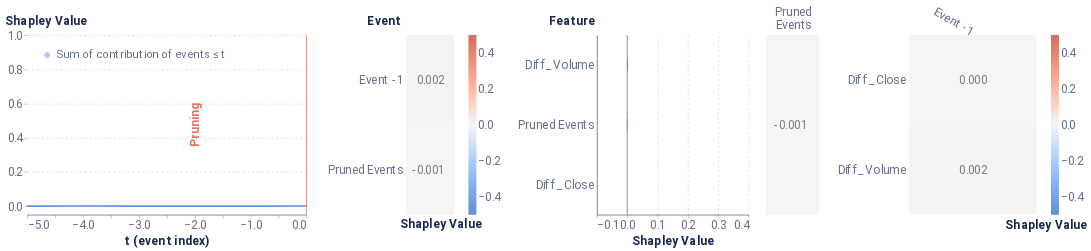

The cell this chart's notebook holds for it:
### Code cell
sample_data = X_train[1].reshape(1,5,2)
##Local Report
plot_feats = {'Diff_Close':'Diff_Close', 'Diff_Volume':'Diff_Volume'}
pruning_dict = {'tol': 0.025}
event_dict = {'rs': 42, 'nsamples': 32000}
feature_dict = {'rs': 42, 'nsamples': 32000, 'feature_names': model_features, 'plot_features': plot_feats}
cell_dict = {'rs': 42, 'nsamples': 32000, 'top_x_feats': 2, 'top_x_events': 2}
local_report(f, sample_data, pruning_dict, event_dict, feature_dict, cell_dict=cell_dict, entity_uuid=1, entity_col='index', baseline=average_event)

### Figure 1 — Vega-Lite specification as saved in the notebook (floating-point values rounded to 4 significant figures)
{"config": {"axis": {"domain": true, "domainColor": "#666F89", "grid": false, "gridCap": "round", "gridColor": "#B3B7C4", "gridDash": [2, 4], "gridWidth": 0.5, "labelColor": "#666F89", "labelFont": "Roboto, Arial, sans-serif", "labelPadding": 2, "tickColor": "#666F89", "tickOpacity": 0.5, "tickSize": 4, "titleColor": "#19274E", "titleFont": "Roboto, Arial, sans-serif", "titleFontSize": 12}, "axisBand": {"domain": true, "labelPadding": 4, "ticks": false}, "axisY": {"domain": false, "titleAlign": "left", "titleAngle": 0, "titleX": -20, "titleY": -10}, "legend": {"labelColor": "#666F89", "labelFont": "Roboto, Arial, sans-serif", "labelFontSize": 12, "symbolSize": 40, "titleColor": "#19274E", "titleFont": "Roboto, Arial, sans-serif", "titleFontSize": 12, "titlePadding": 4}, "arc": {"stroke": "#FFFFFF", "strokeWidth": 1}, "bar": {"fill": "#2770EB", "stroke": null}, "line": {"stroke": "#2770EB", "strokeWidth": 2}, "path": {"stroke": "#2770EB", "strokeWidth": 0.5}, "point": {"fill": "#2770EB", "shape": "circle", "filled": true}, "rect": {"fill": "#2770EB"}, "rule": {"stroke": "#666F89"}, "shape": {"stroke": "#2770EB"}, "text": {"color": "#19274E", "font": "Roboto, Arial, sans-serif", "fontSize": 12}, "range": {"category": ["#2770EB", "#77B98A", "#DA5252", "#FFC400", "#A87AEA", "#00A39E", "#19274E"], "diverging": ["#006360", "#2BB3AE", "#96D9D7", "#FFFFFF", "#EDAAAA", "#DA5252", "#811D1D"], "heatmap": ["#18448F", "#1B4EA5", "#2770EB", "#4C88EE", "#82ACF3", "#A6C4F7", "#E9F1FD"], "ramp": ["#18448F", "#1B4EA5", "#2770EB", "#4C88EE", "#82ACF3", "#A6C4F7", "#E9F1FD"]}, "background": "#FFFFFF", "group": {"fill": "#FFFFFF"}, "header": {"labelColor": "#19274E", "labelFont": "Roboto, Arial, sans-serif", "labelFontSize": 12, "titleColor": "#19274E", "titleFont": "Roboto, Arial, sans-serif", "titleFontSize": 16}, "title": {"anchor": "start", "color": "#19274E", "font": "Roboto, Arial, sans-serif", "fontSize": 20, "fontWeight": "bold", "offset": 20, "subtitleColor": "#19274E", "subtitleFontSize": 16}, "view": {"continuousHeight": 300, "continuousWidth": 400, "stroke": "transparent"}}, "hconcat": [{"layer": [{"mark": {"type": "area", "opacity": 0.5}, "encoding": {"color": {"field": "Coalition", "legend": {"fillColor": "white", "labelFontSize": 14, "labelLimit": 0, "orient": "top-left", "symbolSize": 50, "symbolStrokeWidth": 0, "title": null}, "scale": {"domain": ["Sum of contribution of events ≤ t"], "range": ["#618FE0"]}, "type": "nominal"}, "x": {"axis": {"labelFontSize": 15, "title": "t (event index)", "titleFontSize": 15}, "field": "t (event index)", "type": "quantitative"}, "y": {"axis": {"grid": true, "labelFontSize": 15, "titleFontSize": 15, "titleX": -28}, "field": "Shapley Value", "scale": {"domain": [-0.05, 1]}, "type": "quantitative"}}}, {"mark": "line", "encoding": {"color": {"field": "Coalition", "legend": {"fillColor": "white", "labelFontSize": 14, "labelLimit": 0, "orient": "top-left", "symbolSize": 50, "symbolStrokeWidth": 0, "title": null}, "scale": {"domain": ["Sum of contribution of events ≤ t"], "range": ["#618FE0"]}, "type": "nominal"}, "x": {"axis": {"labelFontSize": 15, "title": "t (event index)", "titleFontSize": 15}, "field": "t (event index)", "type": "quantitative"}, "y": {"axis": {"grid": true, "labelFontSize": 15, "titleFontSize": 15, "titleX": -28}, "field": "Shapley Value", "scale": {"domain": [-0.05, 1]}, "type": "quantitative"}}}, {"data": {"name": "data-9c00aa9dc2b1c1a0b4bf9b34ead12925"}, "mark": {"type": "rule", "color": "#E17560"}, "encoding": {"x": {"field": "x", "type": "quantitative"}}}, {"data": {"name": "data-127505a03b066a5f27631121330f417d"}, "mark": {"type": "text", "angle": 270, "color": "#E17560", "fontSize": 15, "fontWeight": "bold", "text": "Pruning"}, "encoding": {"x": {"field": "x", "type": "quantitative"}}}], "data": {"name": "data-6853a7629f6fd2121658932892260d81"}, "height": 225, "width": 350}, {"layer": [{"mark": "rect", "encoding": {"color": {"field": "rounded", "legend": {"gradientLength": 225, "gradientThickness": 10, "labelFontSize": 15, "orient": "right"}, "scale": {"domain": [-0.5, 0.5], "range": ["#5f8fd6", "#99c3fb", "#f5f5f5", "#ffaa92", "#d16f5b"]}, "title": null, "type": "quantitative"}, "x": {"axis": {"title": "Shapley Value", "titleFontSize": 15}, "field": "column", "type": "ordinal"}, "y": {"axis": {"domain": false, "labelFontSize": 15, "title": "Event", "titleFontSize": 15, "titleX": -49}, "field": "Feature", "sort": ["Event -1", "Pruned Events"], "type": "ordinal"}}}, {"mark": {"type": "text", "align": "right", "baseline": "middle", "color": "#798184", "dx": 18, "fontSize": 15}, "encoding": {"text": {"field": "rounded_str", "type": "nominal"}, "x": {"axis": {"domain": false, "labels": false, "title": "Shapley Value", "titleX": 43}, "field": "column", "type": "ordinal"}, "y": {"axis": {"domain": false, "labelFontSize": 15, "title": "Event", "titleFontSize": 15, "titleX": -49}, "field": "Feature", "sort": ["Event -1", "Pruned Events"], "type": "ordinal"}}}], "data": {"name": "data-50ce6421709a7de9f5afd4ca72abcfa0"}, "height": 225, "width": 60}, {"layer": [{"data": {"name": "data-33633b740395c3cf21b5f981da0f4f6c"}, "mark": {"type": "bar", "size": 15, "thickness": 1}, "encoding": {"x": {"axis": {"grid": true, "labelFontSize": 15, "title": "Shapley Value", "titleFontSize": 15}, "field": "Shapley Value", "scale": {"domain": [-0.1, 0.4]}, "type": "quantitative"}, "y": {"axis": {"labelFontSize": 15, "title": "Feature", "titleFontSize": 15, "titleX": -61}, "field": "Feature", "sort": {"field": "sort_col", "order": "descending"}, "type": "nominal"}}}, {"data": {"name": "data-9c00aa9dc2b1c1a0b4bf9b34ead12925"}, "mark": {"type": "rule", "color": "#798184"}, "encoding": {"x": {"field": "x", "type": "quantitative"}}}], "height": 225, "width": 190}, {"hconcat": [{"layer": [{"mark": "rect", "encoding": {"color": {"field": "rounded", "legend": null, "scale": {"domain": [-0.5, 0.5], "range": ["#5f8fd6", "#99c3fb", "#f5f5f5", "#ffaa92", "#d16f5b"]}, "title": null, "type": "quantitative"}, "x": {"axis": {"titleFontSize": 15}, "field": "Event", "type": "nominal"}, "y": {"axis": {"domain": false, "labels": false, "title": null}, "field": "Feature", "type": "nominal"}}}, {"mark": {"type": "text", "align": "right", "baseline": "middle", "color": "#798184", "dx": 18, "fontSize": 15}, "encoding": {"text": {"field": "rounded_str", "type": "nominal"}, "x": {"axis": {"domain": false, "labelAngle": 0, "labelFontSize": 15, "labelOffset": 24, "labelPadding": 30, "orient": "top", "title": null}, "field": "Event", "type": "nominal"}, "y": {"axis": {"domain": false, "labels": false, "title": null}, "field": "Feature", "type": "nominal"}}}], "data": {"name": "data-15f494722b9e3f03a94b0116ec33a717"}, "height": 225, "width": 66.67}, {"layer": [{"mark": "rect", "encoding": {"color": {"field": "rounded", "legend": {"gradientLength": 225, "gradientThickness": 10, "labelFontSize": 15, "orient": "right"}, "scale": {"domain": [-0.5, 0.5], "range": ["#5f8fd6", "#99c3fb", "#f5f5f5", "#ffaa92", "#d16f5b"]}, "title": null, "type": "quantitative"}, "x": {"axis": {"titleFontSize": 15}, "field": "Event", "sort": ["Event -1"], "type": "nominal"}, "y": {"axis": {"domain": false, "labelFontSize": 15, "title": null}, "field": "Feature", "sort": ["Diff_Close", "Diff_Volume"], "type": "nominal"}}}, {"mark": {"type": "text", "align": "right", "baseline": "middle", "color": "#798184", "dx": 18, "fontSize": 15}, "encoding": {"text": {"field": "rounded_str", "type": "nominal"}, "x": {"axis": {"domain": false, "labelAngle": 30, "labelFontSize": 15, "orient": "top", "title": "Shapley Value", "titleX": 172, "titleY": 245}, "field": "Event", "sort": ["Event -1"], "type": "nominal"}, "y": {"axis": {"domain": false, "labelFontSize": 15, "title": null}, "field": "Feature", "sort": ["Diff_Close", "Diff_Volume"], "type": "nominal"}}}], "data": {"name": "data-1be459ddf81de82c5425eda2417c249c"}, "height": 225, "width": 160}], "resolve": {"scale": {"color": "independent"}}}], "resolve": {"scale": {"color": "independent"}}, "$schema": "https://vega.github.io/schema/vega-lite/v4.17.0.json", "datasets": {"data-6853a7629f6fd2121658932892260d81": [{"Coalition": "Sum of contribution of events > t", "t (event index)": 0, "Shapley Value": 0.0}, {"Coalition": "Sum of contribution of events ≤ t", "t (event index)": 0, "Shapley Value": 0.0009151}, {"Coalition": "Sum of contribution of events > t", "t (event index)": -1, "Shapley Value": 0.0009151}, {"Coalition": "Sum of contribution of events ≤ t", "t (event index)": -1, "Shapley Value": 0.0}, {"Coalition": "Sum of contribution of events > t", "t (event index)": -2, "Shapley Value": 0.0009151}, {"Coalition": "Sum of contribution of events ≤ t", "t (event index)": -2, "Shapley Value": 0.0}, {"Coalition": "Sum of contribution of events > t", "t (event index)": -3, "Shapley Value": 0.0009151}, {"Coalition": "Sum of contribution of events ≤ t", "t (event index)": -3, "Shapley Value": 0.0}, {"Coalition": "Sum of contribution of events > t", "t (event index)": -4, "Shapley Value": 0.0005405}, {"Coalition": "Sum of contribution of events ≤ t", "t (event index)": -4, "Shapley Value": 0.0003746}, {"Coalition": "Sum of contribution of events > t", "t (event index)": -5, "Shapley Value": 0.0009151}, {"Coalition": "Sum of contribution of events ≤ t", "t (event index)": -5, "Shapley Value": 0.0}], "data-9c00aa9dc2b1c1a0b4bf9b34ead12925": [{"x": 0}], "data-127505a03b066a5f27631121330f417d": [{"x": -2}], "data-50ce6421709a7de9f5afd4ca72abcfa0": [{"Shapley Value": 0.002308, "Feature": "Event -1", "row": 1, "column": 1, "rounded": 0.002, "rounded_str": "0.002"}, {"Shapley Value": -0.001393, "Feature": "Pruned Events", "row": 2, "column": 1, "rounded": -0.001, "rounded_str": "-0.001"}], "data-33633b740395c3cf21b5f981da0f4f6c": [{"Random seed": 42, "NSamples": 32000, "Feature": "Diff_Close", "Shapley Value": 1.538e-05, "sort_col": 1.538e-05}, {"Random seed": 42, "NSamples": 32000, "Feature": "Diff_Volume", "Shapley Value": 0.0023, "sort_col": 0.0023}, {"Random seed": 42, "NSamples": 32000, "Feature": "Pruned Events", "Shapley Value": -0.0014, "sort_col": 0.0014}], "data-15f494722b9e3f03a94b0116ec33a717": [{"Event": ["Pruned", "Events"], "Feature": "Other features", "rounded": -0.001, "rounded_str": "-0.001"}], "data-1be459ddf81de82c5425eda2417c249c": [{"Event": "Event -1", "Feature": "Diff_Volume", "Shapley Value": 0.0023, "rounded": 0.002, "rounded_str": "0.002"}, {"Event": "Event -1", "Feature": "Diff_Close", "Shapley Value": 1.538e-05, "rounded": 0.0, "rounded_str": "0.000"}]}}
